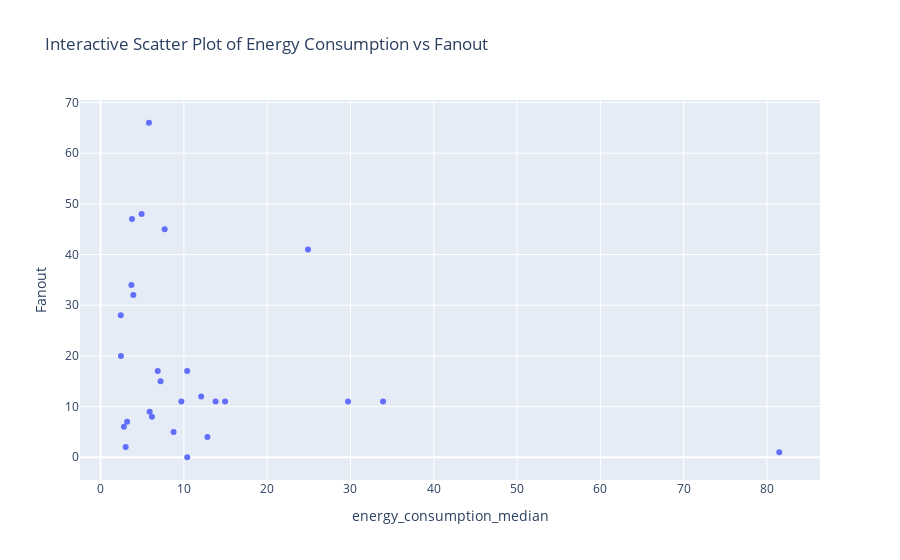

This figure's notebook cell:
### Markdown cell above
### Fanout analysis

### Code cell
import importlib
import utils2
importlib.reload(utils2)
from utils2 import *

all_project_means = mean_dict(all_normal_data_without_outliers)

df = create_dataframe_metric_energy(all_normal_data_without_outliers, "spring-boot")

scatter_plot(df)

### Figure 1 — Plotly figure (JSON) as saved in the notebook; plotly's stock layout.template omitted (floating-point values rounded to 4 significant figures)
{"data": [{"customdata": [["ApplicationEnvironment/0"], ["findResources/1[java.lang.String]"], ["register/1[org.springframework.boot.context.properties.BeanDefinitionRegistry]"], ["hashCode/0"], ["load/0"], ["constructObject/1[org.springframework.boot.env.Node]"], ["build/0"], ["findMethod/3[java.lang.String,java.lang.Class<?>,java.lang.Class<?>[]]"], ["getObjectMapper/0"], ["fromSpringFactories/0"], ["apply/1[org.springframework.boot.rsocket.netty.TcpServer]"], ["loadKeyStore/3[java.security.KeyStore,java.lang.String,char[]]"], ["getStartClass/1[java.util.Enumeration<java.net.URL>]"], ["getStartClass/1[java.util.Enumeration<java.net.URL>]"], ["getMessageInterpolator/0"], ["createRequestFactory/1[org.springframework.boot.ssl.SslBundle]"], ["createAlpnServerConnectionFactory/0"], ["createConnector/2[org.springframework.boot.web.embedded.jetty.Server,SslContextFactory.Server]"], ["createHttpServer/0"], ["NettyWebServer/4[org.springframework.boot.web.embedded.netty.HttpServer,org.springframework.boot.web.embedded.netty.ReactorHttpHandlerAdapter,java.time.Duration,org.springframework.boot.web.server.Shutdown]"], ["createSslContextSpec/0"], ["getDefaultServerLifecycleListeners/0"], ["initialize/0"], ["stopTomcat/0"], ["stopTomcat/0"], ["getOrder/1[java.lang.Object]"], ["load/1[org.springframework.boot.web.servlet.context.Resource[]]"]], "hovertemplate": "energy_consumption_median=%{x}<br>Fanout=%{y}<br>identifier=%{customdata[0]}<extra></extra>", "legendgroup": "", "marker": {"color": "#636efa", "symbol": "circle"}, "mode": "markers", "name": "", "orientation": "v", "showlegend": false, "type": "scatter", "x": [81.47, 4.925, 6.165, 3.932, 10.4, 12.83, 6.864, 3.187, 29.71, 5.892, 10.4, 12.08, 8.762, 5.808, 13.81, 33.91, 7.205, 2.803, 24.9, 3.702, 2.447, 2.423, 7.694, 14.95, 9.702, 3.77, 3.017], "xaxis": "x", "y": [1, 48, 8, 32, 0, 4, 17, 7, 11, 9, 17, 12, 5, 66, 11, 11, 15, 6, 41, 34, 20, 28, 45, 11, 11, 47, 2], "yaxis": "y"}], "layout": {"legend": {"tracegroupgap": 0}, "title": {"text": "Interactive Scatter Plot of Energy Consumption vs Fanout"}, "xaxis": {"anchor": "y", "domain": [0, 1], "title": {"text": "energy_consumption_median"}}, "yaxis": {"anchor": "x", "domain": [0, 1], "title": {"text": "Fanout"}}}}
